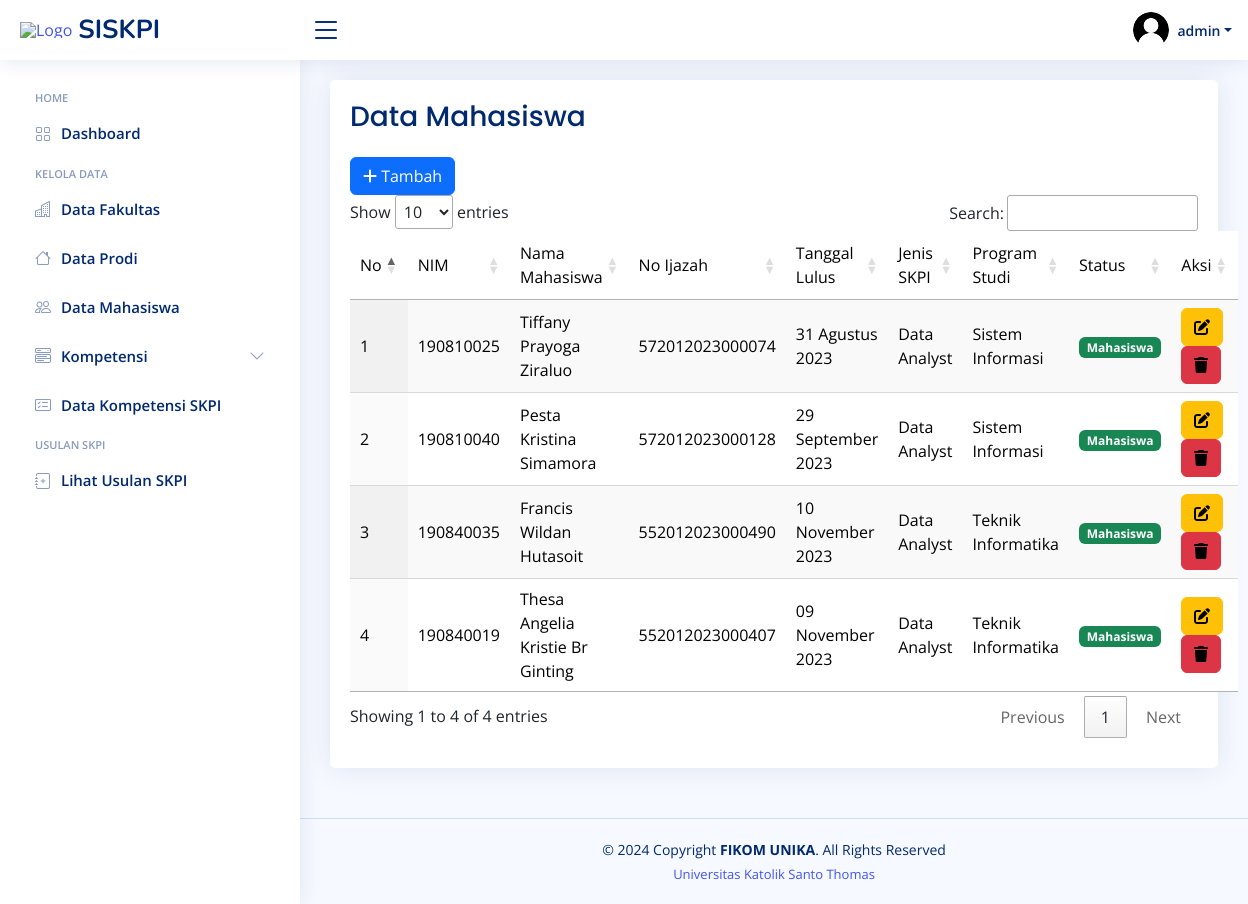
The app's page /admin/skpi/mahasiswa.php (signed in) with its own data.
### tables this page shows
CREATE TABLE `mahasiswa` (
  `id_mahasiswa` int(11) NOT NULL,
  `nim` varchar(30) NOT NULL,
  `nama_mhs` varchar(255) NOT NULL,
  `tempat_lahir` varchar(100) NOT NULL,
  `tgl_lahir` date NOT NULL,
  `jenis_kelamin` varchar(30) NOT NULL,
  `email` varchar(255) NOT NULL,
  `password` varchar(255) NOT NULL,
  `no_ijazah` varchar(100) NOT NULL,
  `tgl_lulus` date NOT NULL,
  `gelar` varchar(100) NOT NULL,
  `kode_skpi` varchar(20) NOT NULL,
  `kd_prodi` varchar(11) NOT NULL,
  `profil` varchar(255) NOT NULL,
  `status` int(11) NOT NULL
);

CREATE TABLE `skpi` (
  `id_skpi` int(11) NOT NULL,
  `kode_skpi` varchar(20) NOT NULL,
  `jenis_skpi` varchar(255) NOT NULL,
  `sikap` text NOT NULL,
  `sikap_bing` text NOT NULL,
  `ket_umum` text NOT NULL,
  `ket_bing` text NOT NULL,
  `pengetahuan` text NOT NULL,
  `peng_bing` text NOT NULL
);

CREATE TABLE `prodi` (
  `id_prodi` int(11) NOT NULL,
  `kd_prodi` varchar(11) NOT NULL,
  `nama_prodi` varchar(255) NOT NULL,
  `no_sk` varchar(100) NOT NULL,
  `akreditasi` varchar(50) NOT NULL,
  `kd_fakultas` varchar(11) NOT NULL
);

### admin/skpi/session.php (called while the page is built, shortened)
<?php
    function tgl_indo($tanggal){
        $bulan = array (
            1 =>   "Januari",
            "Februari",
            "Maret",
            "April",
            "Mei",
            "Juni",
            "Juli",
            "Agustus",
            "September",
            "Oktober",
            "November",
            "Desember"
        );
        $pecahkan = explode("-", $tanggal);
        return $pecahkan[2] . " " . $bulan[ (int)$pecahkan[1] ] . " " . $pecahkan[0];
    };
?>

### admin/skpi/mahasiswa.php (the view)
<?php include 'header.php' ?>
<?php include 'navbar.php' ?>
<main id="main" class="main">
    <section class="section dashboard">
    <div class="row">
    <div class="col">
        <div class="card info-card sales-card">
            <div class="card-body">
                <h1 class="card-title fs-3">Data Mahasiswa</h1>
                <a href="mahasiswa/tambah_mhs.php" class="btn btn-primary" title="tambah_data"><i class="fas fa-plus"></i> Tambah</a>
                <table id="tabel" class="display" style="width:100%; background-color: white; color: black;">
                    <thead>
                        <tr>
                            <td>No</td>
                            <td>NIM</td>
                            <td>Nama Mahasiswa</td>
                            <td>No Ijazah</td>
                            <td>Tanggal Lulus</td>
                            <td>Jenis SKPI</td>
                            <td>Program Studi</td>
                            <td>Status</td>
                            <td>Aksi</td>
                        </tr>
                    </thead>
                    <tbody>
                        <?php
                        $no = 1;
                        $data = mysqli_query($koneksi, "SELECT * FROM mahasiswa inner join prodi on mahasiswa.kd_prodi=prodi.kd_prodi inner join skpi on mahasiswa.kode_skpi=skpi.kode_skpi");
                        while($d=mysqli_fetch_array($data)){
                        ?>
                        <tr>
                            <td><?= $no++ ?></td>
                            <td><?= $d['nim'] ?></td>
                            <td><?= $d['nama_mhs'] ?></td>
                            <td><?= $d['no_ijazah'] ?></td>
                            <td><?= tgl_indo($d['tgl_lulus']) ?></td>
                            <td><?= $d['jenis_skpi'] ?></td>
                            <td><?= $d['nama_prodi'] ?></td>
                            <td>
                                <?php
                                    if($d['status']==0){ ?>
                                        <span class="badge bg-primary">Pendaftar Baru</span>
                                    <?php } elseif ($d['status']==1){ ?>
                                        <span class="badge bg-success">Mahasiswa</span>
                                    <?php } elseif ($d['status']==2){ ?>
                                        <span class="badge bg-danger">Bukan mahasiswa</span>
                                    <?php } ?>
                            </td>
                            <td>
                                <a class="btn btn-warning text-black" href="mahasiswa/edit_mhs.php?id=<?= $d['id_mahasiswa'] ?>" title="edit_data"><i class="fas fa-edit"></i></a>
                                <a class="btn btn-danger text-black" href="mahasiswa/hapus_mhs.php?id=<?= $d['id_mahasiswa'] ?>" title="hapus_data"><i class="fas fa-trash"></i></a>
                            </td>
                        </tr>
                        <?php } ?>
                    </tbody>
                </table>
            </div>
        </div>
        </div>
    </div>
    </section>
</main>
<?php include 'footer.php' ?>

### admin/skpi/assets/css/style.css (style rules this page uses)
:root { scroll-behavior: smooth; }
body { font-family: "Open Sans", sans-serif; background: #f6f9ff; color: #444444; }
a { color: #4154f1; text-decoration: none; }
h1, h2, h3, h4, h5, h6 { font-family: "Nunito", sans-serif; }
#main { margin-top: 60px; padding: 20px 30px; transition: all 0.3s; }
.card { margin-bottom: 30px; border: none; border-radius: 5px; box-shadow: 0px 0 30px rgba(1, 41, 112, 0.1); }
.card-title { padding: 20px 0 15px 0; font-size: 18px; font-weight: 500; color: #012970; font-family: "Poppins", sans-serif; }
.card-body { padding: 0 20px 20px 20px; }
@media (min-width: 1200px) { #main, #footer { margin-left: 300px; } }
.dashboard .info-card { padding-bottom: 10px; }

### records on screen
mahasiswa: nim "190810025", nama_mhs "Tiffany Prayoga Ziraluo", no_ijazah "572012023000074", tgl_lulus "31 Agustus 2023", skpi.jenis_skpi "Data Analyst", prodi.nama_prodi "Sistem Informasi", status "Mahasiswa"
mahasiswa: nim "190810040", nama_mhs "Pesta Kristina Simamora", no_ijazah "572012023000128", tgl_lulus "29 September 2023", skpi.jenis_skpi "Data Analyst", prodi.nama_prodi "Sistem Informasi", status "Mahasiswa"
mahasiswa: nim "190840035", nama_mhs "Francis Wildan Hutasoit", no_ijazah "552012023000490", tgl_lulus "10 November 2023", skpi.jenis_skpi "Data Analyst", prodi.nama_prodi "Teknik Informatika", status "Mahasiswa"
mahasiswa: nim "190840019", nama_mhs "Thesa Angelia Kristie Br Ginting", no_ijazah "552012023000407", tgl_lulus "09 November 2023", skpi.jenis_skpi "Data Analyst", prodi.nama_prodi "Teknik Informatika", status "Mahasiswa"

### other values on screen
$_SESSION['username'] "admin"
